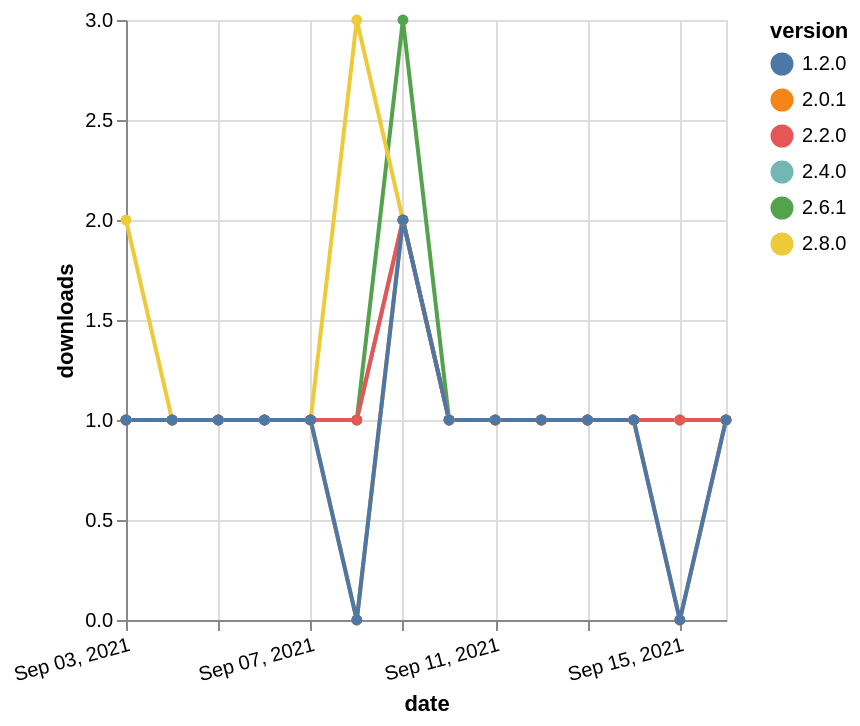

The specification (Vega-Lite) saved for this image:
### Vega-Lite specification from a JSON file in a GitHub repository (floating-point values rounded to 4 significant figures)
{"$schema": "https://vega.github.io/schema/vega-lite/v5.json", "description": "A simple bar chart with embedded data.", "data": {"values": [{"date": "2021-09-03", "total": 176, "delta": 1, "version": "2.4.0"}, {"date": "2021-09-04", "total": 177, "delta": 1, "version": "2.4.0"}, {"date": "2021-09-05", "total": 178, "delta": 1, "version": "2.4.0"}, {"date": "2021-09-06", "total": 179, "delta": 1, "version": "2.4.0"}, {"date": "2021-09-07", "total": 180, "delta": 1, "version": "2.4.0"}, {"date": "2021-09-08", "total": 181, "delta": 1, "version": "2.4.0"}, {"date": "2021-09-09", "total": 183, "delta": 2, "version": "2.4.0"}, {"date": "2021-09-10", "total": 184, "delta": 1, "version": "2.4.0"}, {"date": "2021-09-11", "total": 185, "delta": 1, "version": "2.4.0"}, {"date": "2021-09-12", "total": 186, "delta": 1, "version": "2.4.0"}, {"date": "2021-09-13", "total": 187, "delta": 1, "version": "2.4.0"}, {"date": "2021-09-14", "total": 188, "delta": 1, "version": "2.4.0"}, {"date": "2021-09-15", "total": 189, "delta": 1, "version": "2.4.0"}, {"date": "2021-09-16", "total": 190, "delta": 1, "version": "2.4.0"}, {"date": "2021-09-03", "total": 203, "delta": 1, "version": "2.6.1"}, {"date": "2021-09-04", "total": 204, "delta": 1, "version": "2.6.1"}, {"date": "2021-09-05", "total": 205, "delta": 1, "version": "2.6.1"}, {"date": "2021-09-06", "total": 206, "delta": 1, "version": "2.6.1"}, {"date": "2021-09-07", "total": 207, "delta": 1, "version": "2.6.1"}, {"date": "2021-09-08", "total": 208, "delta": 1, "version": "2.6.1"}, {"date": "2021-09-09", "total": 211, "delta": 3, "version": "2.6.1"}, {"date": "2021-09-10", "total": 212, "delta": 1, "version": "2.6.1"}, {"date": "2021-09-11", "total": 213, "delta": 1, "version": "2.6.1"}, {"date": "2021-09-12", "total": 214, "delta": 1, "version": "2.6.1"}, {"date": "2021-09-13", "total": 215, "delta": 1, "version": "2.6.1"}, {"date": "2021-09-14", "total": 216, "delta": 1, "version": "2.6.1"}, {"date": "2021-09-15", "total": 217, "delta": 1, "version": "2.6.1"}, {"date": "2021-09-16", "total": 218, "delta": 1, "version": "2.6.1"}, {"date": "2021-09-03", "total": 133, "delta": 2, "version": "2.8.0"}, {"date": "2021-09-04", "total": 134, "delta": 1, "version": "2.8.0"}, {"date": "2021-09-05", "total": 135, "delta": 1, "version": "2.8.0"}, {"date": "2021-09-06", "total": 136, "delta": 1, "version": "2.8.0"}, {"date": "2021-09-07", "total": 137, "delta": 1, "version": "2.8.0"}, {"date": "2021-09-08", "total": 140, "delta": 3, "version": "2.8.0"}, {"date": "2021-09-09", "total": 142, "delta": 2, "version": "2.8.0"}, {"date": "2021-09-10", "total": 143, "delta": 1, "version": "2.8.0"}, {"date": "2021-09-11", "total": 144, "delta": 1, "version": "2.8.0"}, {"date": "2021-09-12", "total": 145, "delta": 1, "version": "2.8.0"}, {"date": "2021-09-13", "total": 146, "delta": 1, "version": "2.8.0"}, {"date": "2021-09-14", "total": 147, "delta": 1, "version": "2.8.0"}, {"date": "2021-09-15", "total": 148, "delta": 1, "version": "2.8.0"}, {"date": "2021-09-16", "total": 149, "delta": 1, "version": "2.8.0"}, {"date": "2021-09-03", "total": 202, "delta": 1, "version": "2.0.1"}, {"date": "2021-09-04", "total": 203, "delta": 1, "version": "2.0.1"}, {"date": "2021-09-05", "total": 204, "delta": 1, "version": "2.0.1"}, {"date": "2021-09-06", "total": 205, "delta": 1, "version": "2.0.1"}, {"date": "2021-09-07", "total": 206, "delta": 1, "version": "2.0.1"}, {"date": "2021-09-08", "total": 206, "delta": 0, "version": "2.0.1"}, {"date": "2021-09-09", "total": 208, "delta": 2, "version": "2.0.1"}, {"date": "2021-09-10", "total": 209, "delta": 1, "version": "2.0.1"}, {"date": "2021-09-11", "total": 210, "delta": 1, "version": "2.0.1"}, {"date": "2021-09-12", "total": 211, "delta": 1, "version": "2.0.1"}, {"date": "2021-09-13", "total": 212, "delta": 1, "version": "2.0.1"}, {"date": "2021-09-14", "total": 213, "delta": 1, "version": "2.0.1"}, {"date": "2021-09-15", "total": 213, "delta": 0, "version": "2.0.1"}, {"date": "2021-09-16", "total": 214, "delta": 1, "version": "2.0.1"}, {"date": "2021-09-03", "total": 196, "delta": 1, "version": "2.2.0"}, {"date": "2021-09-04", "total": 197, "delta": 1, "version": "2.2.0"}, {"date": "2021-09-05", "total": 198, "delta": 1, "version": "2.2.0"}, {"date": "2021-09-06", "total": 199, "delta": 1, "version": "2.2.0"}, {"date": "2021-09-07", "total": 200, "delta": 1, "version": "2.2.0"}, {"date": "2021-09-08", "total": 201, "delta": 1, "version": "2.2.0"}, {"date": "2021-09-09", "total": 203, "delta": 2, "version": "2.2.0"}, {"date": "2021-09-10", "total": 204, "delta": 1, "version": "2.2.0"}, {"date": "2021-09-11", "total": 205, "delta": 1, "version": "2.2.0"}, {"date": "2021-09-12", "total": 206, "delta": 1, "version": "2.2.0"}, {"date": "2021-09-13", "total": 207, "delta": 1, "version": "2.2.0"}, {"date": "2021-09-14", "total": 208, "delta": 1, "version": "2.2.0"}, {"date": "2021-09-15", "total": 209, "delta": 1, "version": "2.2.0"}, {"date": "2021-09-16", "total": 210, "delta": 1, "version": "2.2.0"}, {"date": "2021-09-03", "total": 254, "delta": 1, "version": "1.2.0"}, {"date": "2021-09-04", "total": 255, "delta": 1, "version": "1.2.0"}, {"date": "2021-09-05", "total": 256, "delta": 1, "version": "1.2.0"}, {"date": "2021-09-06", "total": 257, "delta": 1, "version": "1.2.0"}, {"date": "2021-09-07", "total": 258, "delta": 1, "version": "1.2.0"}, {"date": "2021-09-08", "total": 258, "delta": 0, "version": "1.2.0"}, {"date": "2021-09-09", "total": 260, "delta": 2, "version": "1.2.0"}, {"date": "2021-09-10", "total": 261, "delta": 1, "version": "1.2.0"}, {"date": "2021-09-11", "total": 262, "delta": 1, "version": "1.2.0"}, {"date": "2021-09-12", "total": 263, "delta": 1, "version": "1.2.0"}, {"date": "2021-09-13", "total": 264, "delta": 1, "version": "1.2.0"}, {"date": "2021-09-14", "total": 265, "delta": 1, "version": "1.2.0"}, {"date": "2021-09-15", "total": 265, "delta": 0, "version": "1.2.0"}, {"date": "2021-09-16", "total": 266, "delta": 1, "version": "1.2.0"}]}, "width": "container", "mark": {"type": "line", "point": {"filled": true}}, "encoding": {"x": {"field": "date", "type": "temporal", "timeUnit": "yearmonthdate", "title": "date", "axis": {"labelAngle": -15}}, "y": {"field": "delta", "type": "quantitative", "title": "downloads"}, "color": {"field": "version", "type": "nominal"}, "tooltip": {"field": "delta"}}}
